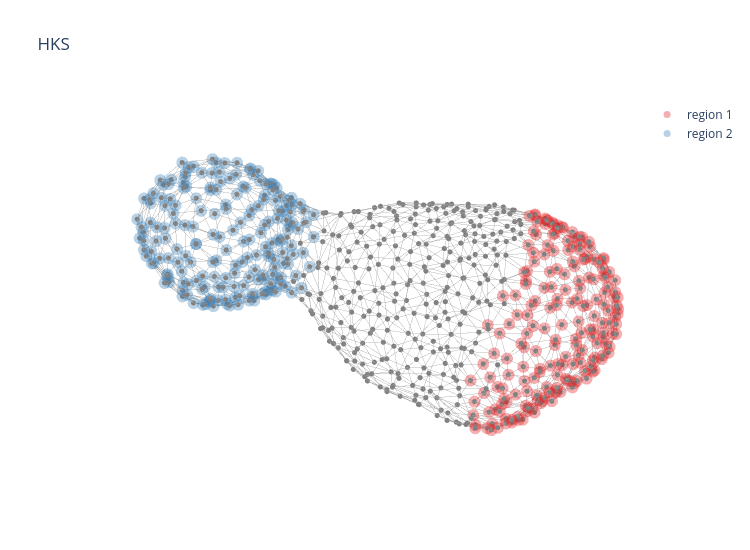

The cell this chart's notebook holds for it:
### Code cell
crypt_patches_new, _, _ = assign_crypts_by_neckline(dnorm_cellcenters_crypts)


fig = plot_organoid_graph(proj_points, G, None, node_size=3)
add_region_overlays(fig, proj_points, crypt_patches_new)


fig.update_layout(
    scene = dict(
        xaxis=dict(visible=False),
        yaxis=dict(visible=False),
        zaxis=dict(visible=False),
        bgcolor='rgba(0,0,0,0)',   # optional, makes background transparent
        camera=dict(
            eye=dict(x=1.0, y=0, z=1.0),   # camera position
            center=dict(x=0, y=0, z=0),      # look-at point
            up=dict(x=0, y=0, z=1),          # which direction is "up"
        )
    )
)


fig.update_layout(height=550, width=750, title='HKS')
fig.show()

# fig.write_image("single_organoid_crypt_segmantation.svg")

### Figure 1 — Plotly figure (JSON) as saved in the notebook; plotly's stock layout.template omitted (floating-point values rounded to 4 significant figures; data arrays with more than 128 entries replaced by an {"elided": "..."} marker saying what was removed)
{"data": [{"hoverinfo": "skip", "line": {"color": "rgba(120,120,120,0.75)", "width": 1}, "mode": "lines", "showlegend": false, "type": "scatter3d", "x": {"elided": "6171 float values"}, "y": {"elided": "6171 float values"}, "z": {"elided": "6171 float values"}}, {"hoverinfo": "skip", "marker": {"color": "gray", "line": {"width": 0}, "size": 3}, "mode": "markers", "showlegend": false, "type": "scatter3d", "x": {"elided": "687 float values"}, "y": {"elided": "687 float values"}, "z": {"elided": "687 float values"}}, {"hoverinfo": "skip", "marker": {"color": "#e41a1c", "size": 7}, "mode": "markers", "name": "region 1", "opacity": 0.35, "showlegend": true, "type": "scatter3d", "x": {"elided": "197 float values"}, "y": {"elided": "197 float values"}, "z": {"elided": "197 float values"}}, {"hoverinfo": "skip", "marker": {"color": "#377eb8", "size": 7}, "mode": "markers", "name": "region 2", "opacity": 0.35, "showlegend": true, "type": "scatter3d", "x": {"elided": "196 float values"}, "y": {"elided": "196 float values"}, "z": {"elided": "196 float values"}}], "layout": {"height": 550, "scene": {"aspectmode": "data", "bgcolor": "rgba(0,0,0,0)", "camera": {"center": {"x": 0, "y": 0, "z": 0}, "eye": {"x": 1, "y": 0, "z": 1}, "up": {"x": 0, "y": 0, "z": 1}}, "xaxis": {"title": {"text": "X"}, "visible": false}, "yaxis": {"title": {"text": "Y"}, "visible": false}, "zaxis": {"title": {"text": "Z"}, "visible": false}}, "title": {"text": "HKS"}, "width": 750}}
